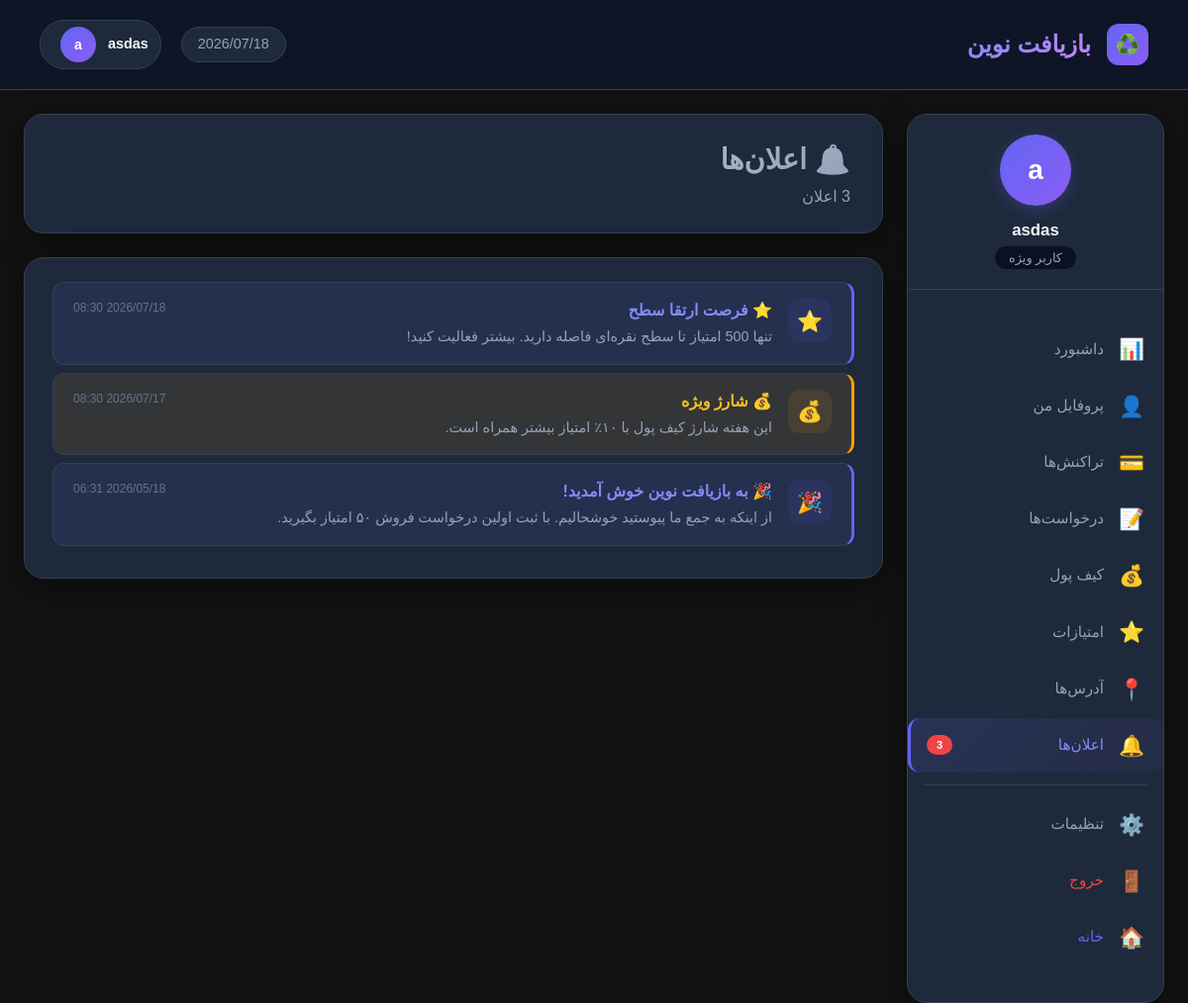
The page /notifications (signed in) on the database its author committed.
### tables this page shows
CREATE TABLE `users` (
  `id` int(255) NOT NULL,
  `email` varchar(255) NOT NULL,
  `password` varchar(255) NOT NULL,
  `first_name` varchar(100) DEFAULT NULL,
  `last_name` varchar(100) DEFAULT NULL,
  `phone` varchar(20) DEFAULT NULL,
  `address` text DEFAULT NULL,
  `profile_picture` varchar(255) DEFAULT NULL,
  `user_level` enum('bronze','silver','gold','diamond','vip') DEFAULT 'bronze',
  `total_points` int(11) DEFAULT 0,
  `wallet_balance` int(11) DEFAULT 0,
  `created_at` timestamp NOT NULL DEFAULT current_timestamp(),
  `updated_at` timestamp NOT NULL DEFAULT current_timestamp() ON UPDATE current_timestamp()
);

### index.php (called while the page is built, shortened)
<?php
require_once BASE_PATH . '/app/Core/Router.php';
$uri = $_SERVER['REQUEST_URI'] ?? '/';
$path = (string) parse_url($uri, PHP_URL_PATH);
$router = new Router();
$router->dispatch($_SERVER['REQUEST_METHOD'], $path);

### views/notifications.php (the view, shortened to what this page needs)
<?php
require_once __DIR__ . "/inc_db.php";
$user_id = $_SESSION['user_id'];
$stmt = $db->prepare("SELECT * FROM users WHERE id = ?");
$stmt->execute([$user_id]);
$user = $stmt->fetch(PDO::FETCH_ASSOC);
$user_name = htmlspecialchars(trim($user['first_name'] . ' ' . $user['last_name']));
if (empty($user_name)) $user_name = explode('@', $user['email'])[0];
$user_initials = mb_substr($user['first_name'] ?? '', 0, 1) . mb_substr($user['last_name'] ?? '', 0, 1);
if (empty(trim($user_initials))) $user_initials = mb_substr($user['email'] ?? 'م', 0, 1);
$notifications = [];
$system_notifications = [
    ['emoji' => '🎉', 'title' => '🎉 به بازیافت نوین خوش آمدید!', 'message' => 'از اینکه به جمع ما پیوستید خوشحالیم. با ثبت اولین درخواست فروش ۵۰ امتیاز بگیرید.', 'time' => $user['created_at'], 'type' => 'info'],
    ['emoji' => '⭐', 'title' => '⭐ فرصت ارتقا سطح', 'message' => 'تنها ' . (500 - (int)($user['total_points'] ?? 0)) . ' امتیاز تا سطح نقره‌ای فاصله دارید. بیشتر فعالیت کنید!', 'time' => date('Y-m-d H:i:s'), 'type' => 'info'],
    ['emoji' => '💰', 'title' => '💰 شارژ ویژه', 'message' => 'این هفته شارژ کیف پول با ۱۰٪ امتیاز بیشتر همراه است.', 'time' => date('Y-m-d H:i:s', strtotime('-1 day')), 'type' => 'promo'],
];
$all_notifications = array_merge($notifications, $system_notifications);
usort($all_notifications, function($a, $b) {
    return strtotime($b['time']) - strtotime($a['time']);
});
$type_styles = [
    'success' => ['bg' => 'var(--success-bg)', 'border' => '#22c55e', 'color' => '#4ade80'],
    'pending' => ['bg' => 'var(--warning-bg)', 'border' => '#eab308', 'color' => '#fbbf24'],
    'failed'  => ['bg' => 'var(--danger-bg)', 'border' => '#ef4444', 'color' => '#f87171'],
    'info'    => ['bg' => 'rgba(99,102,241,0.1)', 'border' => '#6366f1', 'color' => '#818cf8'],
    'promo'   => ['bg' => 'rgba(245,158,11,0.1)', 'border' => '#f59e0b', 'color' => '#fbbf24'],
];
?>
<!DOCTYPE html>
<html lang="fa" dir="rtl">
<head>
</head>
<body>
<div class="dashboard-wrapper">
    <header class="dashboard-header">
        <div class="header-content">
            <div class="header-left">
                <div class="logo-icon">♻️</div>
                <span class="logo-text">بازیافت نوین</span>
            </div>
            <div class="header-right">
                <span class="date"><?= date('Y/m/d') ?></span>
                <div class="user-profile-btn" id="sidebarToggleBtn">
                    <span class="user-name"><?= htmlspecialchars($user_name) ?></span>
                    <div class="user-avatar"><?= htmlspecialchars($user_initials) ?></div>
                </div>
            </div>
        </div>
    </header>
    <div class="dashboard-body">
        <aside class="sidebar">
            <div class="sidebar-user">
                <div class="sidebar-avatar"><?= htmlspecialchars($user_initials) ?></div>
                <div class="sidebar-username"><?= htmlspecialchars($user_name) ?></div>
                <span class="sidebar-role">کاربر ویژه</span>
            </div>
            <ul class="sidebar-menu">
                <li><a href="dashboard"><span class="icon">📊</span> داشبورد</a></li>
                <li><a href="profile"><span class="icon">👤</span> پروفایل من</a></li>
                <li><a href="transactions"><span class="icon">💳</span> تراکنش‌ها</a></li>
                <li><a href="/baziaft234/request"><span class="icon">📝</span> درخواست‌ها</a></li>
                <li><a href="wallet"><span class="icon">💰</span> کیف پول</a></li>
                <li><a href="rewards"><span class="icon">⭐</span> امتیازات</a></li>
                <li><a href="addresses"><span class="icon">📍</span> آدرس‌ها</a></li>
                <li><a href="notifications" class="active"><span class="icon">🔔</span> اعلان‌ها <span class="badge"><?= count($all_notifications) ?></span></a></li>
                <div class="sidebar-divider"></div>
                <li><a href="settings"><span class="icon">⚙️</span> تنظیمات</a></li>
                <li><a href="logout" style="color: var(--danger);"><span class="icon">🚪</span> خروج</a></li>
                <li><a href="index" style="color: var(--primary);"><span class="icon">🏠</span> خانه</a></li>
            </ul>
        </aside>
        <main class="main-content">
            <div class="page-header">
                <h1>🔔 اعلان‌ها</h1>
                <p><?= count($all_notifications) ?> اعلان</p>
            </div>
            <div class="card">
                <?php if (count($all_notifications) > 0): ?>
                    <?php foreach ($all_notifications as $notif):
                        $style = $type_styles[$notif['type']] ?? $type_styles['info'];
                    ?>
                    <div class="notif-card" style="background: <?= $style['bg'] ?>; border-right: 3px solid <?= $style['border'] ?>;">
                        <div class="notif-icon" style="background: <?= $style['bg'] ?>;">
                            <?= $notif['emoji'] ?>
                        </div>
                        <div style="flex: 1; min-width: 0;">
                            <strong style="color: <?= $style['color'] ?>;"><?= htmlspecialchars($notif['title']) ?></strong>
                            <p style="color: var(--text-secondary); font-size: 0.9rem; margin: 4px 0 0 0;"><?= htmlspecialchars($notif['message']) ?></p>
                        </div>
                        <div class="notif-time"><?= date('Y/m/d H:i', strtotime($notif['time'])) ?></div>
                    </div>
                    <?php endforeach; ?>
                <?php endif; ?>
            </div>
        </main>
    </div>
</div>
</body>
</html>

### app/Core/Router.php (shortened to what this page needs)
<?php
class Router
{
    protected $routes = [];
    public function any($uri, $controller)
    {
        $this->routes[] = ['uri' => $uri, 'controller' => $controller];
    }
    public function dispatch($method, $uri)
    {
        foreach ($this->routes as $route) {
            if ($route['uri'] === $uri) {
                return require BASE_PATH . '/views/' . $route['controller'];
            }
        }
    }
}

### views/notifications.php (style rules this page uses)
.notif-card { display: flex; gap: 16px; padding: 16px 20px; border-radius: 12px; margin-bottom: 8px; border: 1px solid var(--border-color); transition: var(--transition); }
.notif-icon { width: 44px; height: 44px; border-radius: 12px; display: flex; align-items: center; justify-content: center; font-size: 1.3rem; flex-shrink: 0; }
.notif-time { font-size: 0.75rem; color: var(--text-muted); flex-shrink: 0; white-space: nowrap; }

### rows shown on the page
users: email "asdas", email "a", count($all_notifications) "3", emoji "⭐", title "⭐ فرصت ارتقا سطح", message "تنها 500 امتیاز تا سطح نقره‌ای فاصله دارید. بیشتر فعالیت کنید!", time "2026/07/18 08:30", emoji "💰", title "💰 شارژ ویژه", message "این هفته شارژ کیف پول با ۱۰٪ امتیاز بیشتر همراه است.", time "2026/07/17 08:30", emoji "🎉", title "🎉 به بازیافت نوین خوش آمدید!", message "از اینکه به جمع ما پیوستید خوشحالیم. با ثبت اولین درخواست فروش ۵۰ امتیاز بگیرید.", time "2026/05/18 06:31"
